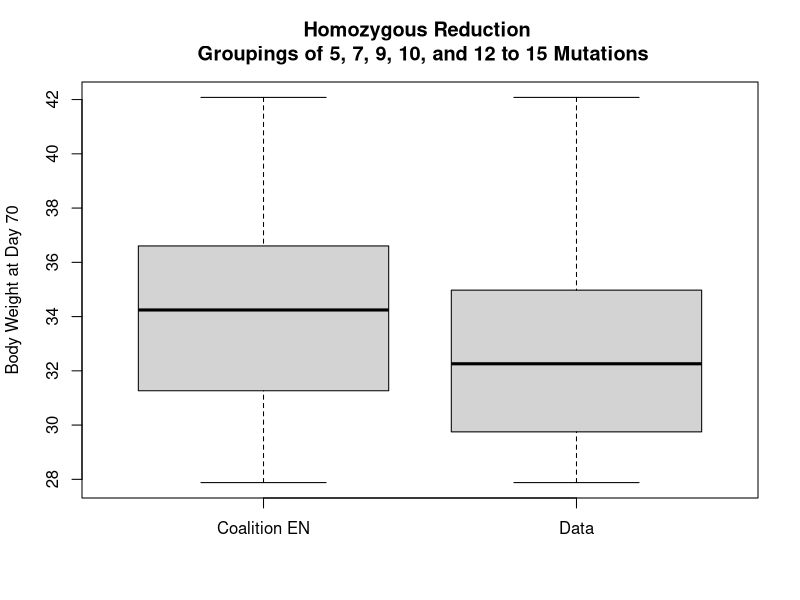
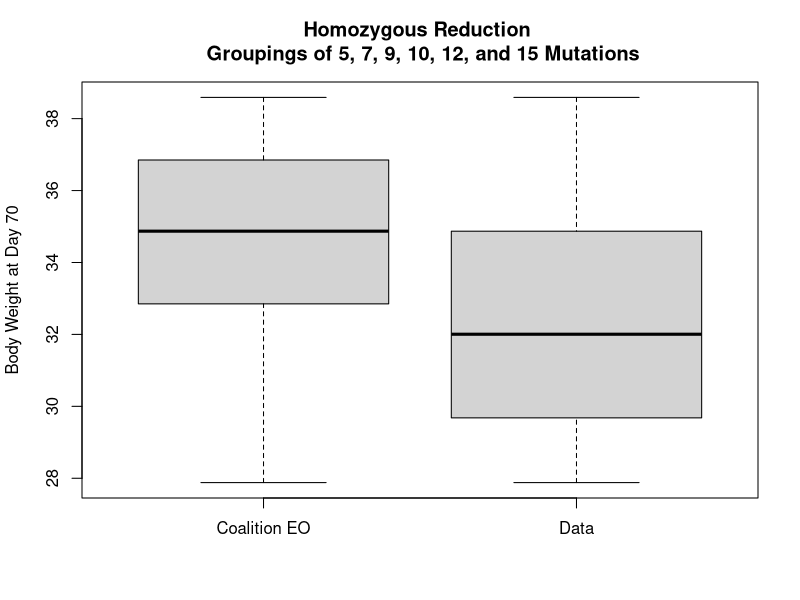
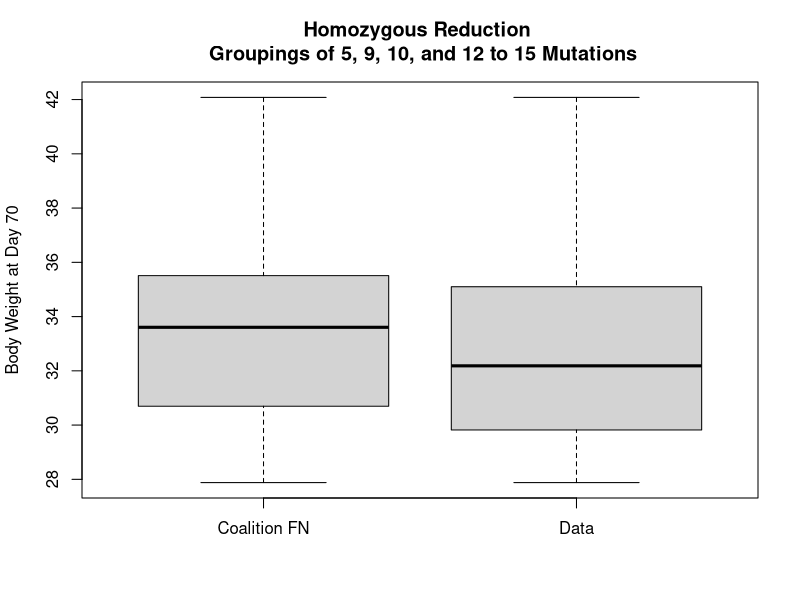
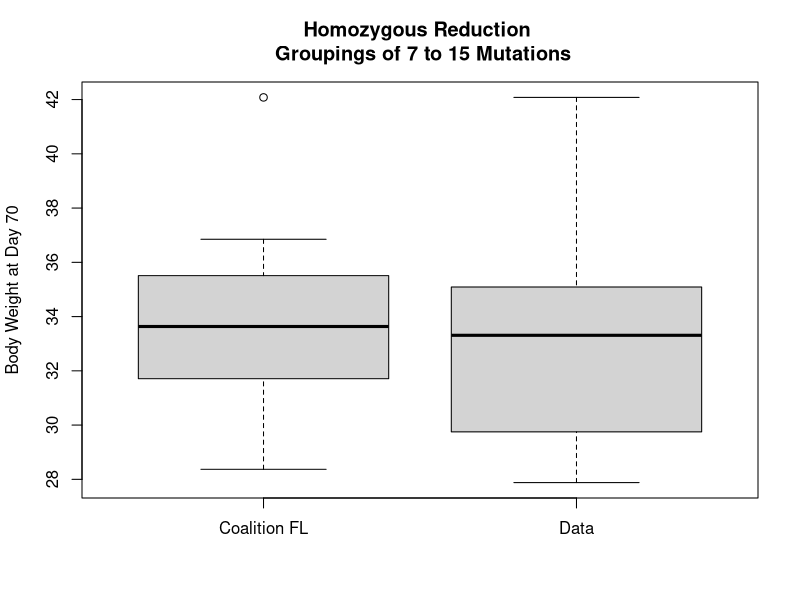
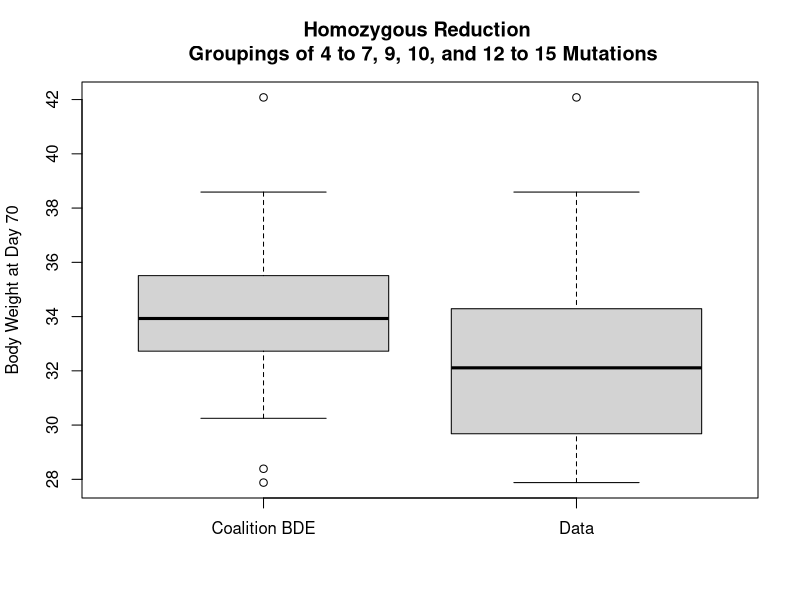
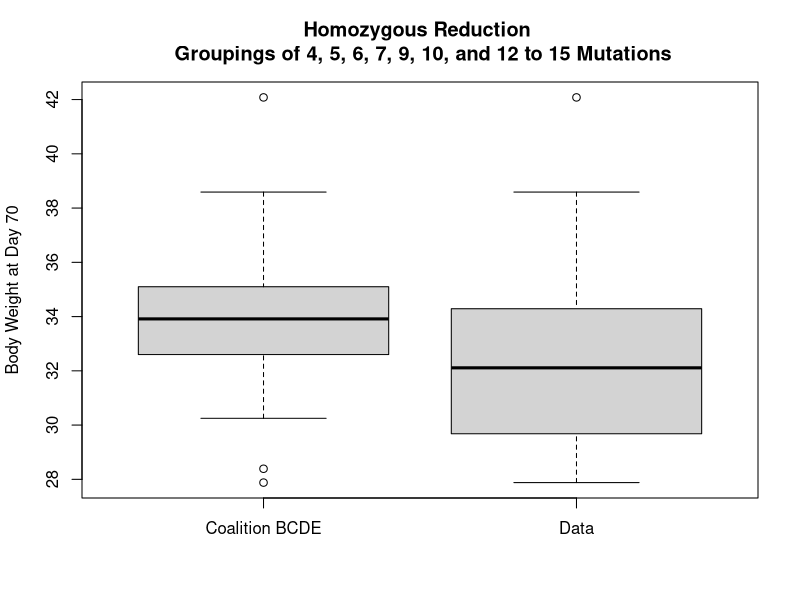
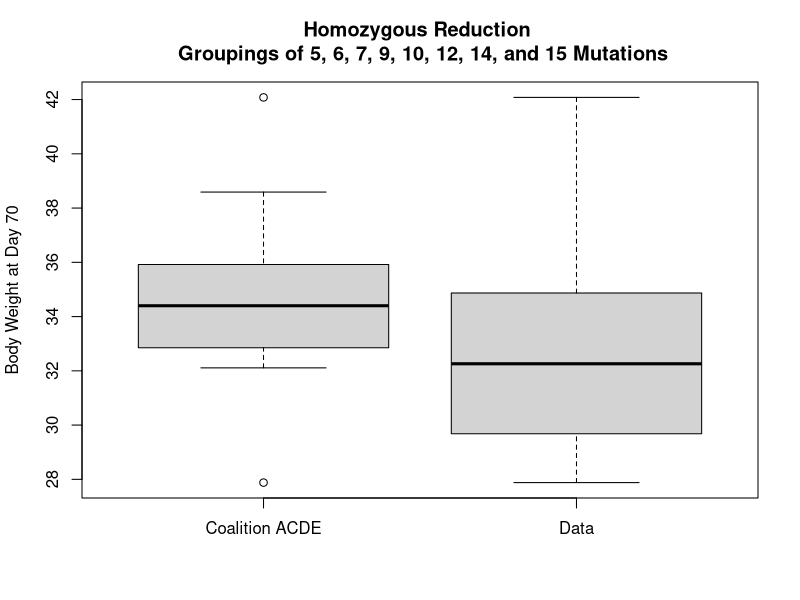
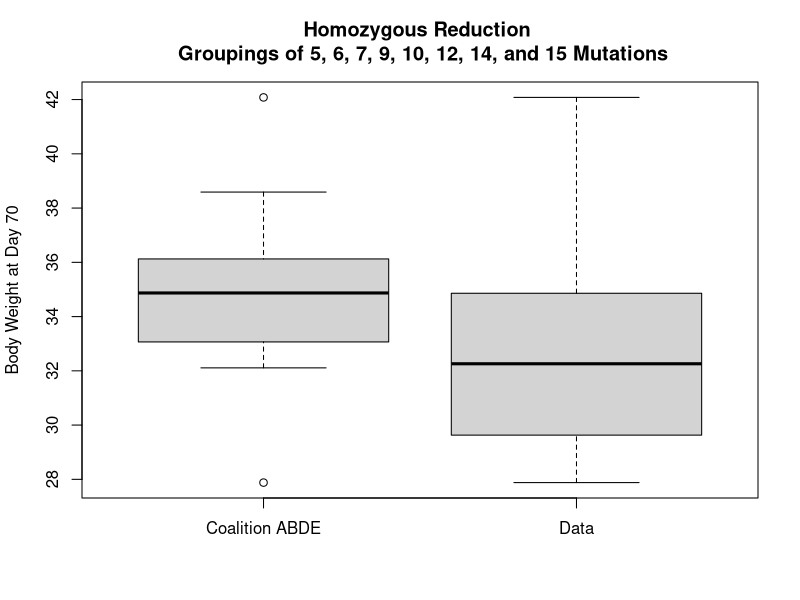

R code for these plots, in order:
## ---- chunk 1
knitr::opts_chunk$set(echo = TRUE)
## ---- chunk 2
fifteen = c(33.28, 35.92)
fourteen = c(42.08, 33.93, 35.1)
thirteen = c(34.56, 28.39)
twelve = c(29.68, 36.33)
eleven = c(29.42)
ten = c(32.85, 36.57) 
nine = c(27.88, 34.29, 36.85, 31.71, 28.37, 35.51, 32.6 , 29.82)
eight = c(33.34, 32.33, 33.7)
seven = c(28.31, 28.39, 34.15, 32.51, 31.9 , 35.08, 28.62, 34.87, 38.59)
six = c(29.18, 29.41, 33.56, 34.85)
five = c(28.93, 30.28, 37.29, 31.71, 29.44, 31.49, 30.25, 30.53, 32.11,
       28.64, 32.26)
four = c(33.49, 33.9 , 28.94, 33.07, 33.17, 30.73, 28.37, 30.32, 30.41,
       31.5)
three = c(31.75, 30.7 , 28.78, 31.48, 33.88, 32.88, 27.97, 30.87, 27.89,
       30.53, 29.03, 32.58)
two = c(30.37, 26.52, 29.17, 28.02, 31.34, 35.11, 30.98, 29.78, 31.  ,
       32.88, 27.29, 36.7 , 34.66, 31.43, 31.87)
one = c(30.27, 30.21, 29.27, 31.06, 33.98, 32.8 , 30.47, 24.91, 35.94,
       29.36, 30.1 , 29.05, 31.96)
cero = c(31.83, 30.36, 33.77, 32.67, 31.45, 30.14, 29.18, 29.9 , 32.74,
       36.17, 35.13, 32.92, 28.31, 29.35, 28.11, 31.14, 34.81, 33.19,
       28.04, 30.25, 29.47, 30.72, 33.18, 29.95, 36.52, 30.42, 31.15,
       31.75, 31.03, 30.63, 31.11, 31.07, 34.61, 30.64, 34.08, 27.78,
       31.5 , 35.24, 33.95, 29.55, 31.62, 30.03, 31.5 , 26.12)

EN = c(37.29, 38.59, 27.88, 32.85, 29.68, 34.56, 28.39, 42.08, 33.93, 35.1, 33.28, 35.92)
dataEN = c(five,seven,nine,ten,twelve,thirteen,fourteen,fifteen)

EO = c(37.29, 34.87, 38.59, 27.88, 36.85, 32.85, 29.68, 33.28, 35.92)
dataEO = c(five,seven,nine,ten,twelve,fifteen)

FN = c(37.29, 27.88, 31.71, 32.85, 29.68, 34.56, 28.39, 42.08, 33.93, 35.1, 33.28, 35.92)
dataFN = c(five,nine,ten,twelve,thirteen,fourteen,fifteen)

FL = c(34.15, 33.34, 32.33, 36.85, 31.71, 28.37, 35.51, 32.85, 29.42, 29.68, 36.33, 34.56, 28.39, 42.08, 33.93, 35.1, 33.28, 35.92)
dataFL = c(seven,eight,nine,ten,eleven,twelve,thirteen,fourteen,fifteen)
## ---- chunk 3
t.test(EN, dataEN, alternative=c("two.sided"))
## ---- chunk 4
boxplot(EN, dataEN, alternative=c("two.sided"), 
        ylab = "Body Weight at Day 70", names = c("Coalition EN", "Data"),
        main = "Homozygous Reduction \n Groupings of 5, 7, 9, 10, and 12 to 15 Mutations")
## ---- chunk 5
t.test(EO, dataEO, alternative=c("two.sided"))
## ---- chunk 6
boxplot(EO, dataEO, alternative=c("two.sided"), 
        ylab = "Body Weight at Day 70", names = c("Coalition EO", "Data"),
        main = "Homozygous Reduction \n Groupings of 5, 7, 9, 10, 12, and 15 Mutations")
## ---- chunk 7
t.test(FN, dataFN, alternative=c("two.sided"))
## ---- chunk 8
boxplot(FN, dataFN, alternative=c("two.sided"), 
        ylab = "Body Weight at Day 70", names = c("Coalition FN", "Data"),
        main = "Homozygous Reduction \n Groupings of 5, 9, 10, and 12 to 15 Mutations")
## ---- chunk 9
t.test(FL, dataFL, alternative=c("two.sided"))
## ---- chunk 10
boxplot(FL, dataFL, alternative=c("two.sided"), 
        ylab = "Body Weight at Day 70", names = c("Coalition FL", "Data"),
        main = "Homozygous Reduction \n Groupings of 7 to 15 Mutations")
## ---- chunk 11
BDE = c(33.9, 30.25, 32.11, 33.56, 35.08, 34.87, 38.59, 27.88, 32.6, 32.85, 36.57, 36.33, 34.56, 28.39, 42.08, 33.93, 35.1, 33.28, 35.92)
dataBDE = c(four,five,six,seven,nine,ten,twelve,thirteen,fourteen,fifteen)
## ---- chunk 12
t.test(BDE, dataBDE, alternative=c("two.sided"))
## ---- chunk 13
boxplot(BDE, dataBDE, alternative=c("two.sided"), 
        ylab = "Body Weight at Day 70", names = c("Coalition BDE", "Data"),
        main = "Homozygous Reduction \n Groupings of 4 to 7, 9, 10, and 12 to 15 Mutations")
## ---- chunk 14
BCDE = c(33.9, 30.25, 32.11, 33.56, 35.08, 34.87, 38.59, 27.88, 32.6, 32.85, 36.33, 34.56, 28.39, 42.08, 33.93, 35.1, 33.28, 35.92)
dataBCDE = c(four,five,six,seven,nine,ten,twelve,thirteen,fourteen,fifteen)

ACDE = c(32.11, 33.56, 35.08, 34.87, 38.59, 27.88, 32.6, 32.85, 36.33, 42.08, 33.93, 35.1, 33.28, 35.92)
dataACDE = c(five,six,seven,nine,ten,twelve,fourteen,fifteen)

ABDE = c(32.11, 33.56, 35.08, 34.87, 38.59, 27.88, 32.6, 32.85, 36.57, 36.33, 42.08, 33.93, 35.1, 33.28, 35.92)
dataABDE = c(five,six,seven,nine,ten,fourteen,fifteen)
## ---- chunk 15
t.test(BCDE, dataBCDE, alternative=c("two.sided"))
## ---- chunk 16
boxplot(BCDE, dataBCDE, alternative=c("two.sided"), 
        ylab = "Body Weight at Day 70", names = c("Coalition BCDE", "Data"),
        main = "Homozygous Reduction \n Groupings of 4, 5, 6, 7, 9, 10, and 12 to 15 Mutations")
## ---- chunk 17
t.test(ACDE, dataACDE, alternative=c("two.sided"))
## ---- chunk 18
boxplot(ACDE, dataACDE, alternative=c("two.sided"), 
        ylab = "Body Weight at Day 70", names = c("Coalition ACDE", "Data"),
        main = "Homozygous Reduction \n Groupings of 5, 6, 7, 9, 10, 12, 14, and 15 Mutations")
## ---- chunk 19
t.test(ABDE, dataABDE, alternative=c("two.sided"))
## ---- chunk 20
boxplot(ABDE, dataABDE, alternative=c("two.sided"), 
        ylab = "Body Weight at Day 70", names = c("Coalition ABDE", "Data"),
        main = "Homozygous Reduction \n Groupings of 5, 6, 7, 9, 10, 12, 14, and 15 Mutations")
## ---- chunk 21
ABCDE = c(32.11, 33.56, 35.08, 34.87, 38.59, 27.88, 32.6, 32.85, 36.33, 42.08, 33.93, 35.1, 33.28, 35.92)
dataABCDE = c(five,six,seven,nine,ten,twelve,fourteen,fifteen)

ABCDM = c(30.53, 28.31, 27.88, 32.85, 42.08, 33.93, 35.1, 33.28, 35.92)
dataABCDM = c(five,seven,nine,ten,fourteen,fifteen)

ABCDF = c(33.56, 35.08, 34.87, 27.88, 32.85, 29.42, 36.33, 42.08, 33.93, 35.1, 33.28, 35.92)
dataABCDF = c(six,seven,nine,ten,eleven,twelve,fourteen,fifteen)

ABCEF = c(33.56, 35.08, 34.87, 27.88, 32.85, 36.33, 42.08, 33.93, 35.1, 33.28, 35.92)
dataABCEF = c(six,seven,nine,ten,twelve,fourteen,fifteen)

ABDEF = c(33.56, 35.08, 34.87, 27.88, 32.85, 36.57, 36.33, 42.08, 33.93, 35.1, 33.28, 35.92)
dataABDEF = c(six,seven,nine,ten,12,fourteen,fifteen)

ACDEF = c(33.56, 35.08, 34.87, 27.88, 32.85, 36.33, 42.08, 33.93, 35.1, 33.28, 35.92)
dataACDEF = c(six,seven,nine,ten,twelve,fourteen,fifteen)

BCDEF = c(33.56, 35.08, 34.87, 27.88, 32.85, 36.33, 34.56, 28.39, 42.08, 33.93, 35.1, 33.28, 35.92)
dataBCDEF = c(six,seven,nine,ten,twelve,thirteen,fourteen,fifteen)
## ---- chunk 22
t.test(ABCDE, dataABCDE, alternative=c("two.sided"))
## ---- chunk 23
boxplot(ABCDE, dataABCDE, alternative=c("two.sided"), 
        ylab = "Body Weight at Day 70", names = c("Coalition ABCDE", "Data"),
        main = "Homozygous Reduction \n Groupings of 5, 6, 7, 9, 10, 12, 14, and 15 Mutations")
## ---- chunk 24
t.test(ABCDM, dataABCDM, alternative=c("two.sided"))
## ---- chunk 25
boxplot(ABCDM, dataABCDM, alternative=c("two.sided"), 
        ylab = "Body Weight at Day 70", names = c("Coalition ABCDM", "Data"),
        main = "Homozygous Reduction \n Groupings of 5, 7, 9, 10, 14, and 15 Mutations")
## ---- chunk 26
t.test(ABCDF, dataABCDF, alternative=c("two.sided"))
## ---- chunk 27
boxplot(ABCDF, dataABCDF, alternative=c("two.sided"), 
        ylab = "Body Weight at Day 70", names = c("Coalition ABCDF", "Data"),
        main = "Homozygous Reduction \n Groupings of 6, 7, 9, 10, 11, 12, 14, and 15 Mutations")
## ---- chunk 28
t.test(ABCEF, dataABCEF, alternative=c("two.sided"))
## ---- chunk 29
boxplot(ABCEF, dataABCEF, alternative=c("two.sided"), 
        ylab = "Body Weight at Day 70", names = c("Coalition ABCEF", "Data"),
        main = "Homozygous Reduction \n Groupings of 6, 7, 9, 10, 12, 14, and 15 Mutations")
## ---- chunk 30
t.test(ABDEF, dataABDEF, alternative=c("two.sided"))
## ---- chunk 31
boxplot(ABDEF, dataABDEF, alternative=c("two.sided"), 
        ylab = "Body Weight at Day 70", names = c("Coalition ABDEF", "Data"),
        main = "Homozygous Reduction \n Groupings of 6, 7, 9, 10, 12, 14, and 15 Mutations")
## ---- chunk 32
t.test(ACDEF, dataACDEF, alternative=c("two.sided"))
## ---- chunk 33
boxplot(ACDEF, dataACDEF, alternative=c("two.sided"), 
        ylab = "Body Weight at Day 70", names = c("Coalition ACDEF", "Data"),
        main = "Homozygous Reduction \n Groupings of 6, 7, 9, 10, 12, 14, and 15 Mutations")
## ---- chunk 34
t.test(BCDEF, dataBCDEF, alternative=c("two.sided"))
## ---- chunk 35
boxplot(BCDEF, dataBCDEF, alternative=c("two.sided"), 
        ylab = "Body Weight at Day 70", names = c("Coalition BCDEF", "Data"),
        main = "Homozygous Reduction \n Groupings of 6, 7, 9, 10, and 12 to 15 Mutations")
## ---- chunk 36
ABCDEF = c(33.56, 35.08, 34.87, 27.88, 32.85, 36.33, 42.08, 33.93, 35.1, 33.28, 35.92)

dataABCDEF = c(six,seven,nine,ten,twelve,fourteen,fifteen)
## ---- chunk 37
t.test(ABCDEF, dataABCDEF, alternative=c("two.sided"))
## ---- chunk 38
boxplot(ABCDEF, dataABCDEF, alternative=c("two.sided"), 
        ylab = "Body Weight at Day 70", names = c("Coalition ABCDEF", "Data"),
        main = "Homozygous Reduction \n Groupings of 6, 7, 9, 10, 12, 14, 15 Mutations")
